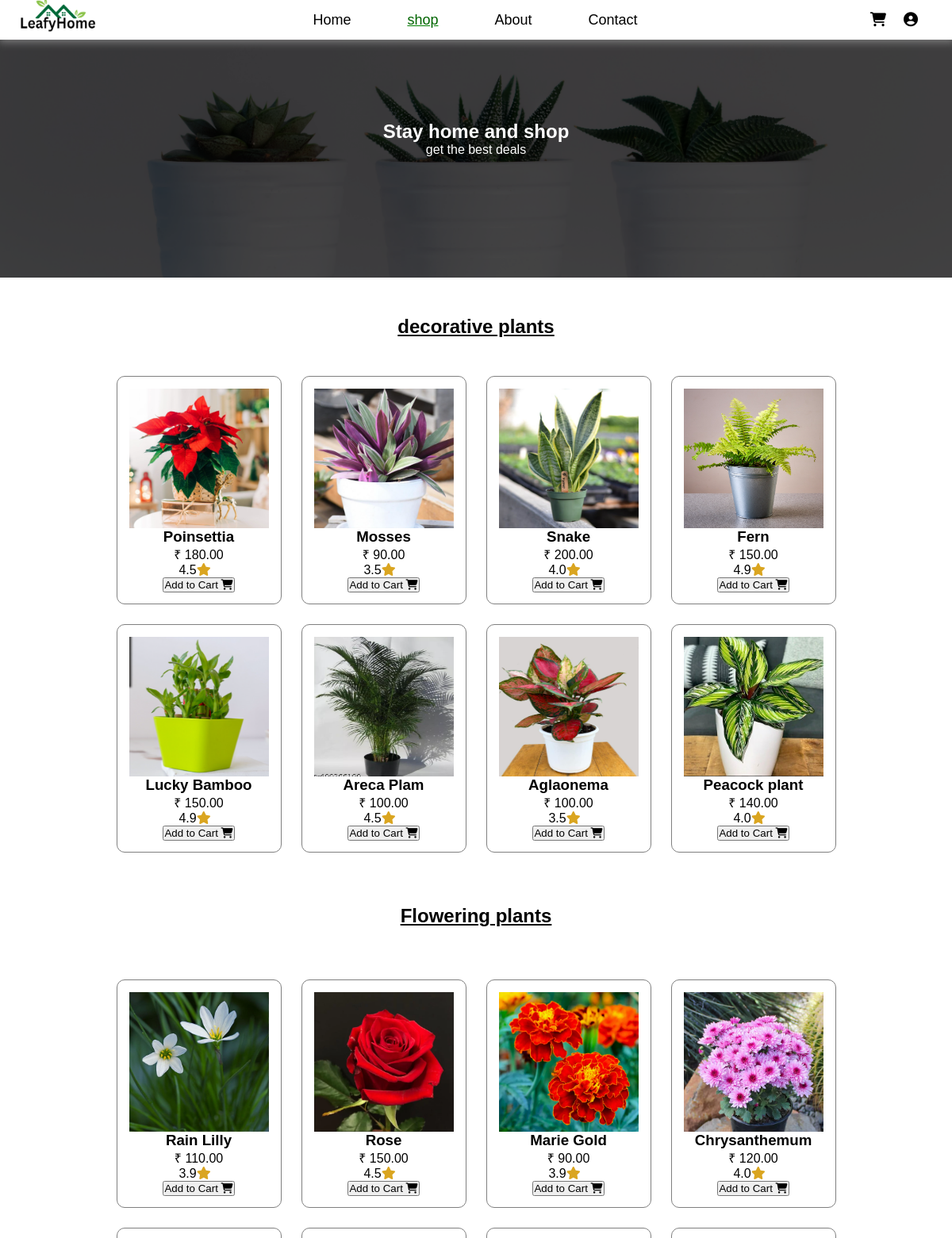
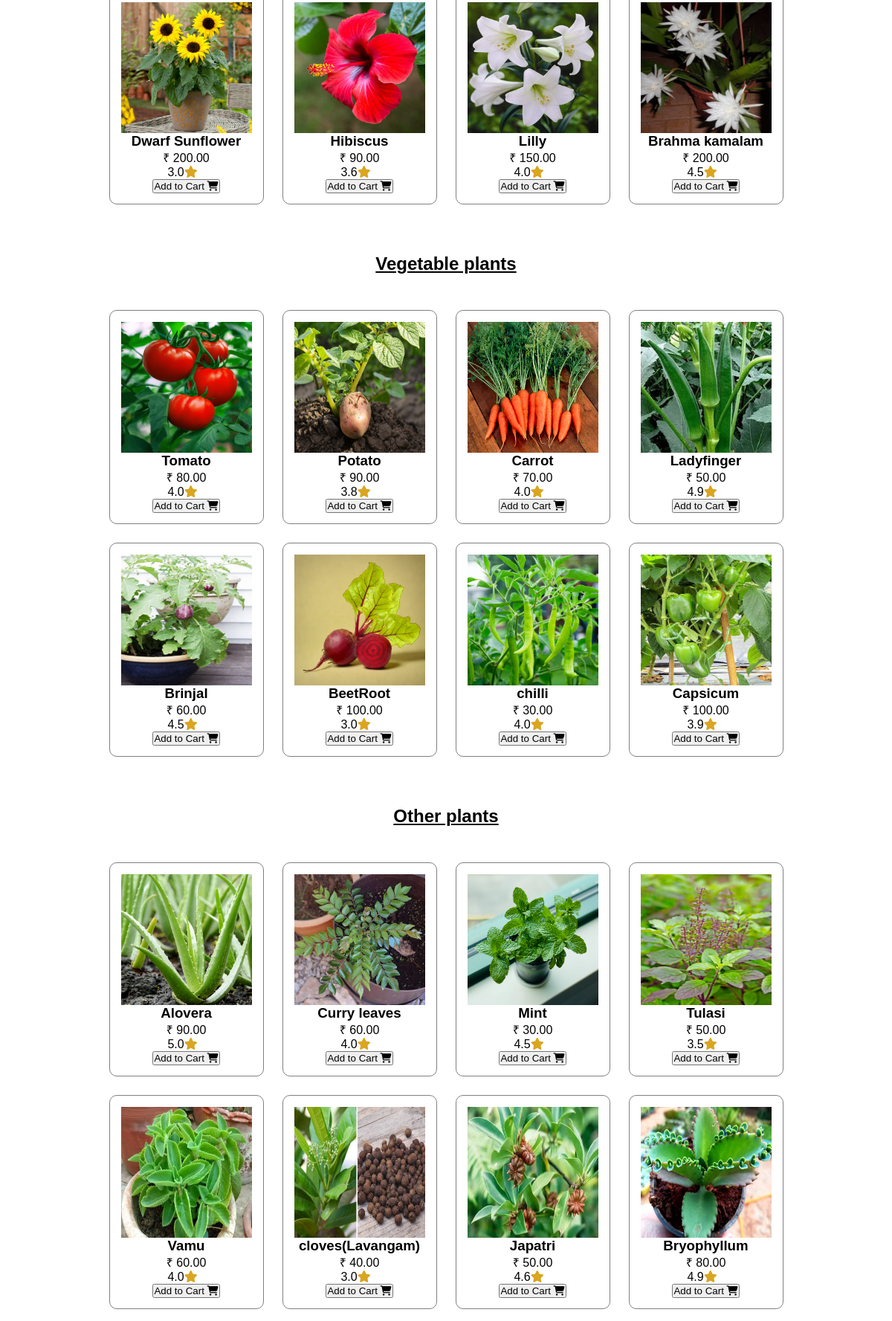
The app's page /shop/ (upper part) with its own data (2 pictures, top to bottom).
### app/models.py (models this page shows, shortened)
class plant(models.Model):
    title=models.CharField(max_length=20)
    price=models.DecimalField(max_digits=10, decimal_places=2)
    image = models.ImageField(upload_to='media/')
    rating=models.DecimalField(max_digits=2,decimal_places=1)
    category=models.ForeignKey(Category, on_delete=models.CASCADE)

### app/views.py (the view)
# urls.py: path('shop/',views.shop,name='shop'),
def shop(request):
    return render(request,"shop.html",{
        'active_page': 'shop',
        'deco': deco,
        'flowers':flowers,
        'veggies':veggies,
        'others':others
    })

### templates/shop.html (shortened to what this page needs)
{%extends 'base.html'%}
{% load static %}
{%block content%}
    <section id="shopcontainer">
        <h1>Stay home and shop</h1>
        <p>get the best deals</p>
    </section>
    <h2 id="decoratives">decorative plants</h2>
    <section>
        <div id="p_section1">
            {%for deco1 in deco%}
            <div class="plant">
                <img src="{{deco1.image.url}}" class="pt"/>
                <h3>{{deco1.title}}</h3>
                <p>&#8377; {{deco1.price}}</p>
                <span class="rate">
                    <span>{{deco1.rating}}</span><span class="star"><i class="fa-solid fa-star"></i> </span>
                </span>
                <form class="cart-form" method="POST" action="{% url 'add_to_cart' deco1.id%}">
                    <button class="cart" type=submit>Add to Cart <i class="fa-solid fa-cart-shopping"></i></button>
                </form>
            </div>
            {% endfor %}
        </div>
    </section><br/>
    <h2 id="floweringp">Flowering plants</h2>
    <br/>
    <section id="flowering">
        {%for flower in flowers%}
        <div class="plant">
            <img src="{{flower.image.url}}" class="pt"/>
            <h3>{{flower.title}}</h3>
            <p>&#8377; {{flower.price}}</p>
            <span class="rate">
                    <span>{{flower.rating}}</span><span class="star"><i class="fa-solid fa-star"></i> </span>
                </span>
                <form class="cart-form" method="POST" action="{% url 'add_to_cart' flower.id%}">
                    <button class="cart" type=submit>Add to Cart <i class="fa-solid fa-cart-shopping"></i></button>
                </form>
        </div>
        {%endfor%}
    </section> <br/>
    <h2 id="vegies">Vegetable plants</h2>
    <section>
        <div id="p_section1">
            {%for veggie in veggies%}
            <div class="plant">
                <img src="{{veggie.image.url}}" class="pt"/>
                <h3>{{veggie.title}}</h3>
                <p>&#8377; {{veggie.price}}</p>
                <span class="rate">
                    <span>{{veggie.rating}}</span><span class="star"><i class="fa-solid fa-star"></i> </span>
                </span>
                <form class="cart-form" method="POST" action="{% url 'add_to_cart' veggie.id%}">
                    <button class="cart" type=submit>Add to Cart <i class="fa-solid fa-cart-shopping"></i></button>
                </form>
            </div>
            {%endfor%}
        </div>
    </section>
    <br/>
    <h2 id="others">Other plants</h2>
    <section>
        <div id="p_section1">
            {%for other in others%}
            <div class="plant">
                <img src="{{other.image.url}}" class="pt"/>
                <h3>{{other.title}}</h3>
                <p>&#8377; {{other.price}}</p>
               <span class="rate">
                    <span>{{other.rating}}</span><span class="star"><i class="fa-solid fa-star"></i> </span>
                </span>
                <form class="cart-form" method="POST" action="{% url 'add_to_cart' other.id%}">
                    <button class="cart" type=submit>Add to Cart <i class="fa-solid fa-cart-shopping"></i></button>
                </form>
            </div>
            {%endfor%}
        </div>
    </section>
    <br/>
{%endblock%}

### static/style.css (style rules this page uses)
* { padding:0; margin:0; box-sizing: border-box; font-family: sans-serif; }
body { background-color: white; width: 100%; }
h2 { text-align: center; padding:3rem; text-decoration: underline; }
#p_section1 { display:flex; align-items: center; justify-content: center; gap:25px; flex-wrap: wrap; padding: 0rem 12%; }
.plant { height:18rem; width:13rem; border:1px solid grey; border-radius: 10px; background-color:white; display:flex; flex-direction: column; align-items: center; justify-content: center; }
#flowering { display:flex; align-items: center; justify-content: center; gap:25px; flex-wrap: wrap; padding: 0rem 12%; }
.pt { height: 11rem; width:11rem; }
.star { color:goldenrod; margin-right: 10px; }
#shopcontainer { color:white; background-image: url('logo_img/content_images/shopimg1.png'); height:350px; background-size: cover; background-position: center; display: flex; flex-direction: column; align-items: center; justify-content: center; }
* { margin:0; padding:0; box-sizing:border-box; font-family:Arial, Helvetica, sans-serif; }

### records on screen
plant: image (picture), title "Poinsettia", price "180.00", rating "4.5"
plant: image (picture), title "Mosses", price "90.00", rating "3.5"
plant: image (picture), title "Snake", price "200.00", rating "4.0"
plant: image (picture), title "Fern", price "150.00", rating "4.9"
plant: image (picture), title "Lucky Bamboo", price "150.00", rating "4.9"
plant: image (picture), title "Areca Plam", price "100.00", rating "4.5"
plant: image (picture), title "Aglaonema", price "100.00", rating "3.5"
plant: image (picture), title "Peacock plant", price "140.00", rating "4.0"
plant: image (picture), title "Rain Lilly", price "110.00", rating "3.9"
plant: image (picture), title "Rose", price "150.00", rating "4.5"
plant: image (picture), title "Marie Gold", price "90.00", rating "3.9"
plant: image (picture), title "Chrysanthemum", price "120.00", rating "4.0"
plant: image (picture), title "Dwarf Sunflower", price "200.00", rating "3.0"
plant: image (picture), title "Hibiscus", price "90.00", rating "3.6"
plant: image (picture), title "Lilly", price "150.00", rating "4.0"
plant: image (picture), title "Brahma kamalam", price "200.00", rating "4.5"
plant: image (picture), title "Tomato", price "80.00", rating "4.0"
plant: image (picture), title "Potato", price "90.00", rating "3.8"
plant: image (picture), title "Carrot", price "70.00", rating "4.0"
plant: image (picture), title "Ladyfinger", price "50.00", rating "4.9"
plant: image (picture), title "Brinjal", price "60.00", rating "4.5"
plant: image (picture), title "BeetRoot", price "100.00", rating "3.0"
plant: image (picture), title "chilli", price "30.00", rating "4.0"
plant: image (picture), title "Capsicum", price "100.00", rating "3.9"
plant: image (picture), title "Alovera", price "90.00", rating "5.0"
plant: image (picture), title "Curry leaves", price "60.00", rating "4.0"
plant: image (picture), title "Mint", price "30.00", rating "4.5"
plant: image (picture), title "Tulasi", price "50.00", rating "3.5"
plant: image (picture), title "Vamu", price "60.00", rating "4.0"
plant: image (picture), title "cloves(Lavangam)", price "40.00", rating "3.0"
plant: image (picture), title "Japatri", price "50.00", rating "4.6"
plant: image (picture), title "Bryophyllum", price "80.00", rating "4.9"
